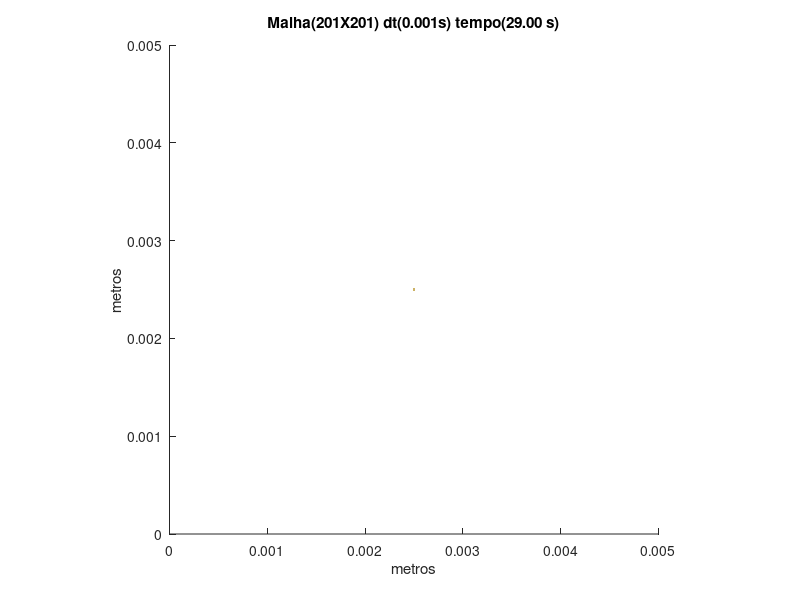

Here is the MATLAB script that generated this plot:
set (gca,'PlotBoxAspectRatio',[1 1 1],'Xlim',[0,0.005],'Ylim',[0,0.005])
hold on
title('Malha(201X201) dt(0.001s) tempo(29.00 s)')
hold on
ylabel('metros')
hold on
xlabel('metros')
hold on

fill([0.00248756218905473 0.00248756218905473 0.00251243781094527 0.00251243781094527],[0.00248756218905473 0.00251243781094527 0.00251243781094527 0.00248756218905473],[0.8,0.7,0.4],'LineStyle','none')
